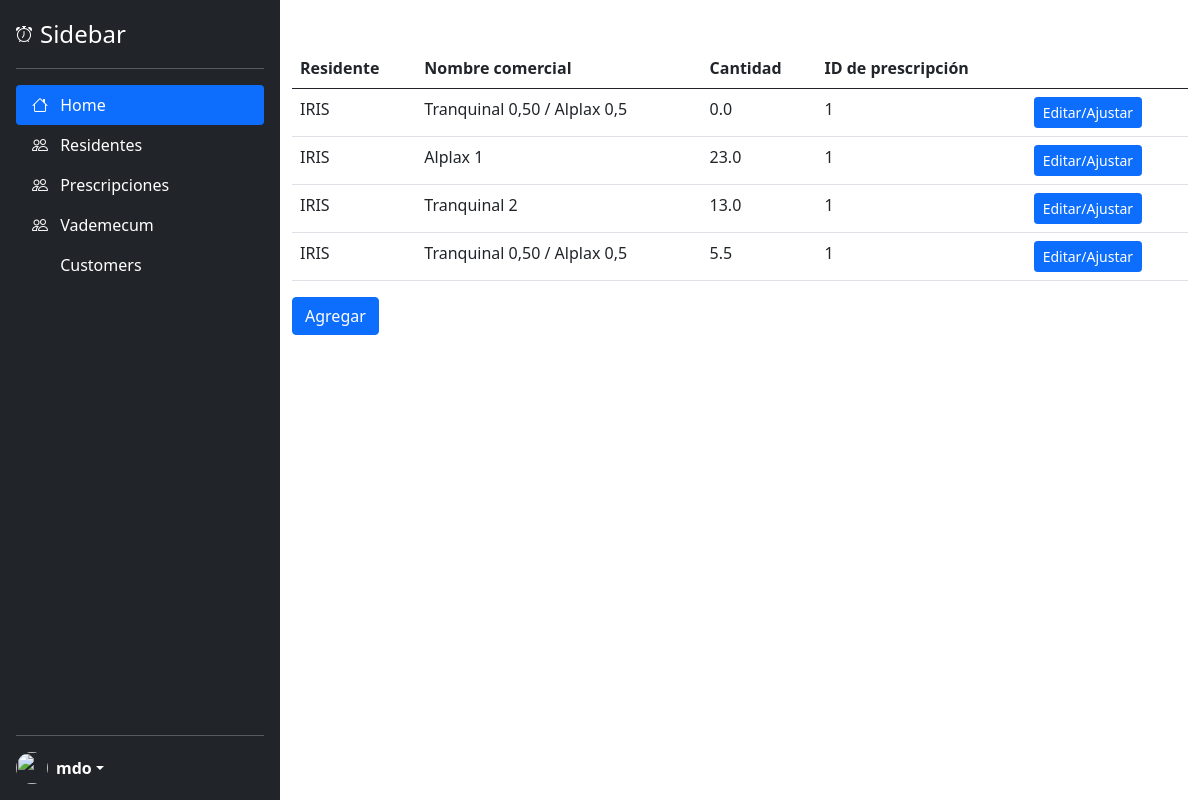
Page /stock_list/1 on the earlier database version.
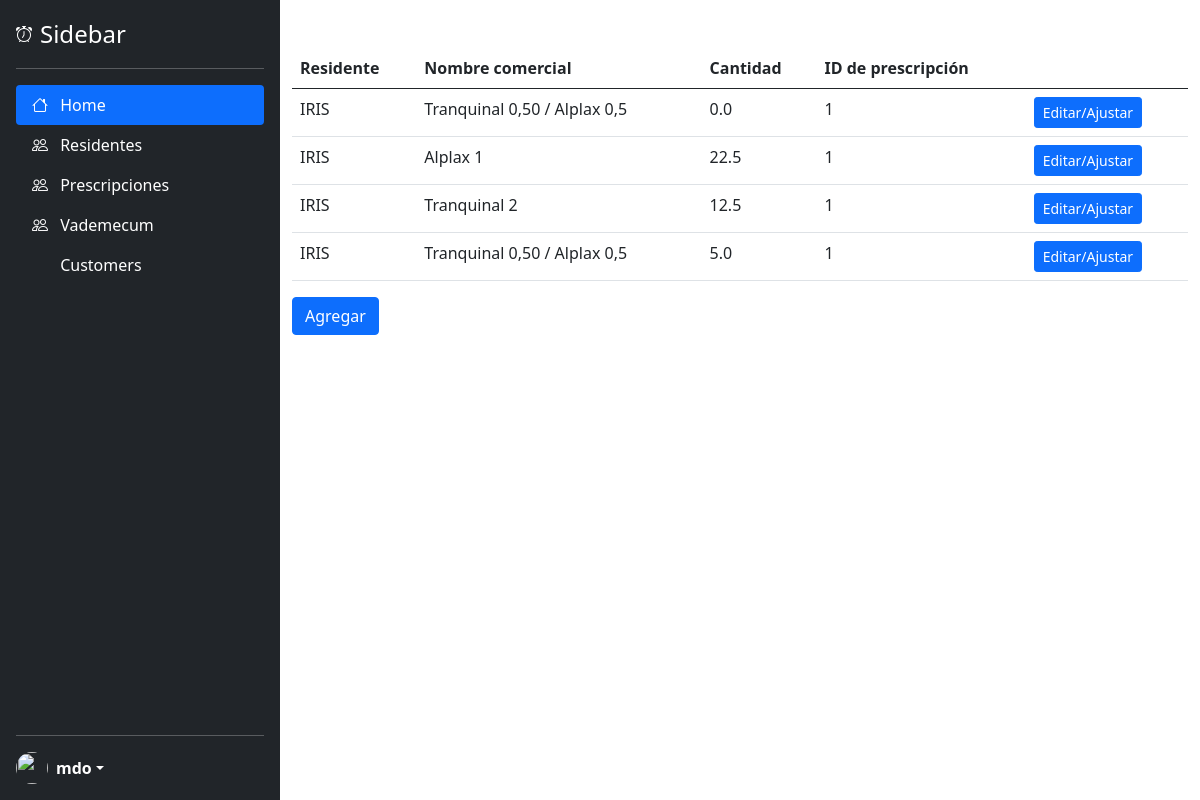
Same page on the later database version.
### tables this page shows
CREATE TABLE "stock" (
	"stock_id"	INTEGER,
	"resident_id"	INTEGER NOT NULL,
	"medication_id"	INTEGER NOT NULL,
	"amount"	REAL,
	"notes"	TEXT,
	"date"	DATE NOT NULL,
	"prescription_id"	INTEGER NOT NULL,
	PRIMARY KEY("stock_id" AUTOINCREMENT)
);

### main.py (the view)
@app.route("/stock_list/<int:prescription_id>", methods = ["GET"])
def stock_list(prescription_id):
    stock_list = get_stock_from_value("prescription_id", prescription_id)
    for stock in stock_list:
        stock.to_show_in_html()
    return render_template("/stock_list.html", stock_list = stock_list, prescription_id = prescription_id)

### src/resident.py (called while the page is built)
def create_resident_dictionary(resident_tuple):
    resident_dictionary = {
        "resident_id" : resident_tuple[0],
        "name" : resident_tuple[1],
        "last_name" : resident_tuple[2],
        "status" : resident_tuple[3],
        "admission_date" : resident_tuple[4],
        "birth_date" : resident_tuple[5],
        "age" : resident_tuple[6],
        "gender" : resident_tuple[7],
        "citizenship" : resident_tuple[8],
        "marital_status" : resident_tuple[9],
        "id_type" : resident_tuple[10],
        "id_number" : resident_tuple[11],
        "address" : resident_tuple[12],
        "city" : resident_tuple[13],
        "prepaid" : resident_tuple[14],
        "affiliation_number" : resident_tuple[15],
        "nickname" : resident_tuple[16]
    }
    return resident_dictionary

def get_resident_by_id(resident_id):
    with sqlite3.connect("./ayekan.db") as conn:
        cursor = conn.cursor()
        cursor.execute(f'SELECT * FROM residents WHERE resident_id="{resident_id}";')
        result = cursor.fetchone()
        resident_dictionary = create_resident_dictionary(result)
        resident = Resident(resident_dictionary)
        return resident

### app/templates/stock_list.html (shortened to what this page needs)
{% extends "base.html" %}
{% block content %}
  <table class="table table-hover">
    <thead>
      <tr>
        <th scope="col">Residente</th>
        <th scope="col">Nombre comercial</th>
        <th scope="col">Cantidad</th>
        <th scope="col">ID de prescripción</th>
        <th scope="col"></th>
      </tr>
    </thead>
    <tbody>
      {% for stock in stock_list %}
      <tr>
        <td>{{ stock.resident_id }}</td>
        <td>{{ stock.medication_id }}</td>
        <td>{{ stock.amount }}</td>
        <td>{{ stock.prescription_id }}</td>
        <td>
          <a href="{{ url_for('stock_details', stock_id = stock.stock_id) }}" class="btn btn-primary btn-sm">Editar/Ajustar</a>
        </td>
      </tr>
      {% endfor %}
    </tbody>
  </table>
  <a href="{{ url_for('new_stock', prescription_id = prescription_id) }}" class="btn btn-primary">Agregar</a>
{% endblock %}

Differences in the rows shown:
changed stock (number 2 of 4 on the later page): amount "23.0" → "22.5"
changed stock (number 3 of 4 on the later page): amount "13.0" → "12.5"
changed stock (number 4 of 4 on the later page): amount "5.5" → "5.0"
